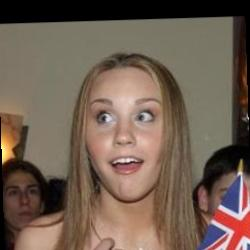
#> input picture Images/Test/1/subject02.4.jpg, 250 x 250 px; its folder holds only this picture in this run
$ python -i PreprocessImage.py   (imports and definitions only)   (Python 2 division)   (older library calls are emulated)
#> lines starting #> are read from the running program, lines starting #| are printed output that depends on the picture
'''
Created on Sep 2, 2016

@author: daniel
'''

# import cv2
import cv2
from utils.DetectObject import detectLargestObject
from math import atan2
import numpy as np
import math

DESIRED_LEFT_EYE_X = 0.16
DESIRED_LEFT_EYE_Y = 0.14
FACE_ELLIPSE_CY = 0.40
FACE_ELLIPSE_W = 0.50
FACE_ELLIPSE_H = 0.80

showImg = False

mDebug = False

# [4 lines left out: function myPrint, not called in this run]

'''
 Search for both eyes within the given face image. Returns the eye centers in 'leftEye' and 'rightEye',
 or sets them to (-1,-1) if each eye was not found. Note that you can pass a 2nd eyeCascade if you
 want to search eyes using 2 different cascades. For example, you could use a regular eye detector
 as well as an eyeglasses detector, or a left eye detector as well as a right eye detector.
 Or if you don't want a 2nd eye detection, just pass an uninitialized CascadeClassifier.
 Can also store the searched left & right eye regions if desired.
'''
# [75 lines left out: function detectBothEyes, not called in this run]


'''
 Histogram Equalize seperately for the left and right sides of the face.
'''
def equalizeLeftAndRightHalves(faceImg) :

#  It is common that there is stronger light from one half of the face than the other. In that case,
#  if you simply did histogram equalization on the whole face then it would make one half dark and
#  one half bright. So we will do histogram equalization separately on each face half, so they will
#  both look similar on average. But this would cause a sharp edge in the middle of the face, because
#  the left half and right half would be suddenly different. So we also histogram equalize the whole
#  image, and in the middle part we blend the 3 images together for a smooth brightness transition.
    w = len(faceImg[0])
    h = len(faceImg)

    # 1) Equalize the whole face
    wholeFace = cv2.equalizeHist(faceImg)

    # 2) Equalize the left half and right half of the face separately
    midX = w / 2.0
    leftSide = faceImg[0:h, 0:midX]
    rightSide = faceImg[0:h, midX:w]

    leftSide = cv2.equalizeHist(leftSide)
    rightSide = cv2.equalizeHist(rightSide)

    # 3) Combine the left half and right hald and whole face together, so that it has a smooth transition

    for y in range(h):
        for x in range(w):
            if x < w / 4.0: # Left 25%: just use the left face
                v = leftSide[y,x]
            elif x < w* 2.0/4.0: # Mid-left 25%: blend the left face & whole face
                lv = leftSide[y,x]
                wv = wholeFace[y,x]
                # Blend more of the whole face as it moves further right along the face
                f = (x - w * 1.0/4.0) / (w * 0.25)
                v = cv2.cv.Round((1.0 - f) * lv + (f) * wv)
            elif x < w * 3.0/4.0: # Mid-right 25%: blenf the right face & whole face
                rv = rightSide[y, x-midX]
                wv = wholeFace[y, x]
                # Blend more of the right-side face as it moves further right along the face
                f = (x - w * 2.0/4.0) / (w * 0.25)
                v = cv2.cv.Round((1.0 - f) * wv + (f) * rv)
            else: # Right 25%: just use the right face
                v = rightSide[y, x-midX]

            faceImg[y,x] = v
        #end x loop
    #end y loop

    return faceImg


'''
 Create a grayscale face image that has a standard size and contrast & brightness
 srcImg should be a cpoy of the whole color camera frame or picture so it can draw the eye positions
 if 'doLeftAndRightSeparately' is True, it will process left and right eyes separately,
 si that if there is a strong light on one side but not the other, it will still look OK.
 Performs Face Preprocessing as a combination of:
  - geometrical scaling, rotation and translation using Eye Detection,
  - smoothing away image noise using a Bilateral Filter,
  - standardize the brightness on both left and right sides of the face independently using separated Histogram Equalization,
  - removal of background and hair using an Elliptical Mask.
 Returns either a preprocessed face square image or NULL (ie: couldn't detect the face and 2 eyes).
 If a face is found, it can store the rect coordinates into 'storeFaceRect' and 'storeLeftEye' & 'storeRightEye' if given,
 and eye search regions into 'searchedLeftEye' & 'searchedRightEye' if given.
'''
# [176 lines left out: function getPreprocessedFace, not called in this run]
    # Mark the detected face region and eye search regions as invalid, in case they aren't detected
#     if

>>> import cv2
>>> picture = cv2.imread('../../Images/Test/1/subject02.4.jpg', cv2.IMREAD_GRAYSCALE)
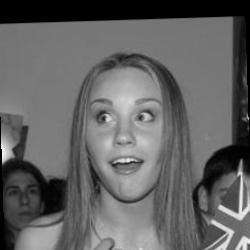
#> picture: shape (250, 250); min 0, max 252, mean 99.1
>>> result = equalizeLeftAndRightHalves(picture)
#> in equalizeLeftAndRightHalves, `w = len(faceImg[0])`: w = 250
#> in equalizeLeftAndRightHalves, `wholeFace = cv2.equalizeHist(faceImg)`:
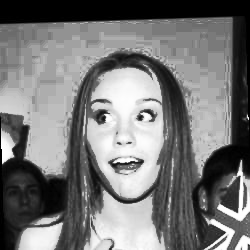
#> wholeFace: shape (250, 250); min 0, max 255, mean 119.3
#> in equalizeLeftAndRightHalves, `midX = w / 2.0`: midX = 125
#> (the run stopped early here; a loop or call above may not have finished)
